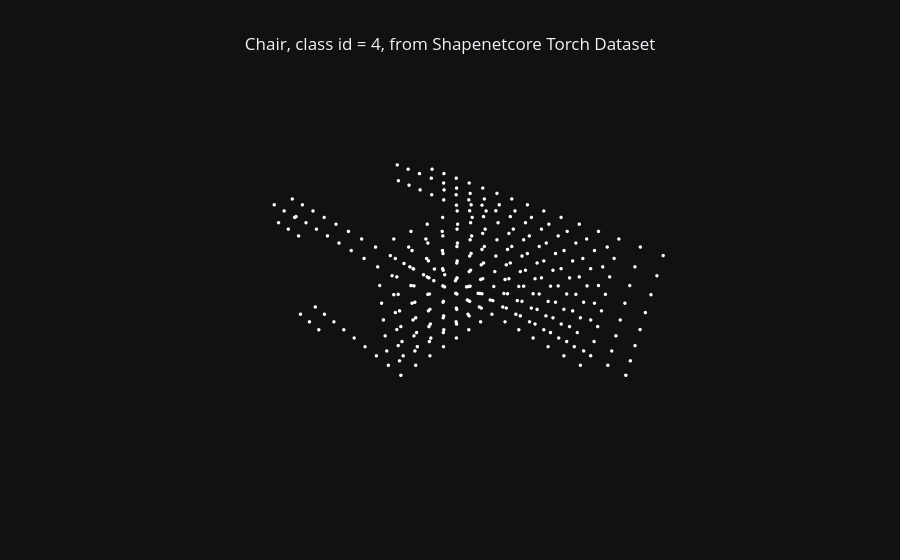

The code cell stored with this chart in its notebook:
### Code cell
pc_plots = plot_pc_data3d(x=points[:,0], y=points[:,1], z=points[:,2], apply_color_gradient=False, color=PART_COLORS[seg_labels - 1], marker_size=2)
layout = dict(template="plotly_dark", title=f"{data_dict['class_name']}, class id = {data_dict['class_id']}, from Shapenetcore Torch Dataset", scene=PCD_SCENE, title_x=0.5)
fig = go.Figure(data=pc_plots, layout=layout)   
fig.show()

### Figure 1 — Plotly figure (JSON) as saved in the notebook; plotly's stock layout.template omitted (floating-point values rounded to 4 significant figures; data arrays with more than 128 entries replaced by an {"elided": "..."} marker saying what was removed)
{"data": [{"hoverinfo": "skip", "marker": {"color": {"elided": "2500x3 int values"}, "opacity": 1, "size": 2}, "mode": "markers", "showlegend": false, "type": "scatter3d", "x": {"elided": "2500 float values"}, "y": {"elided": "2500 float values"}, "z": {"elided": "2500 float values"}}], "layout": {"scene": {"aspectmode": "data", "xaxis": {"visible": false}, "yaxis": {"visible": false}, "zaxis": {"visible": false}}, "title": {"text": "Chair, class id = 4, from Shapenetcore Torch Dataset", "x": 0.5}}}
